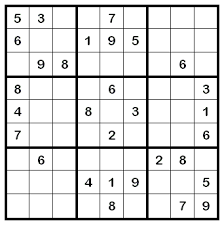
#> input picture topics/sudoku.png, 224 x 225 px
$ jupyter execute gradients.ipynb   (older library calls are emulated)
#> lines starting #> are read from the running program, lines starting #| are printed output that depends on the picture
#### GRADIENT (Genelde kenar algılamada kullanılır)

[cell 1]
import cv2
import numpy as np
import matplotlib.pyplot as plt

[cell 2]
img = cv2.imread("sudoku.png",0)
#> img: shape (225, 224); min 0, max 255, mean 223.9

plt.figure()
plt.axis("off")
plt.imshow(img,cmap="gray")

[cell 3]
# x gradyanı dik kenar tespiti

sobelx = cv2.Sobel(img,ddepth= cv2.CV_16S,dx = 1,dy=0, ksize= 5)
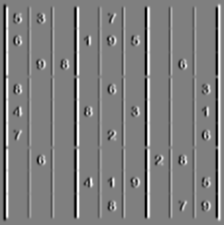
#> sobelx: shape (225, 224) int16; min -12240, max 12240, mean 0; drawn with min black and max white

plt.figure()
plt.axis("off")
plt.imshow(sobelx,cmap="gray")

[cell 4]
# y yatay kenar tespiti

sobely = cv2.Sobel(img,ddepth= cv2.CV_16S,dx = 0,dy=1, ksize= 5)
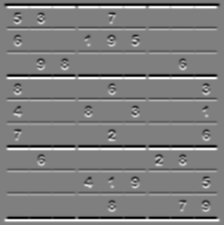
#> sobely: shape (225, 224) int16; min -12240, max 12240, mean 0; drawn with min black and max white

plt.figure()
plt.axis("off")
plt.imshow(sobely,cmap="gray")

[cell 5]
# her ikisinide tepit etmke için laplacian gradyan kullanılır

laplacian = cv2.Laplacian(img,ddepth= cv2.CV_16S)
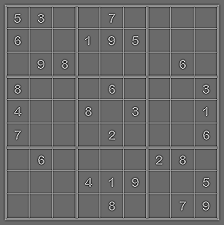
#> laplacian: shape (225, 224) int16; min -570, max 792, mean 0; drawn with min black and max white

plt.figure()
plt.axis("off")
plt.imshow(laplacian,cmap="gray")
